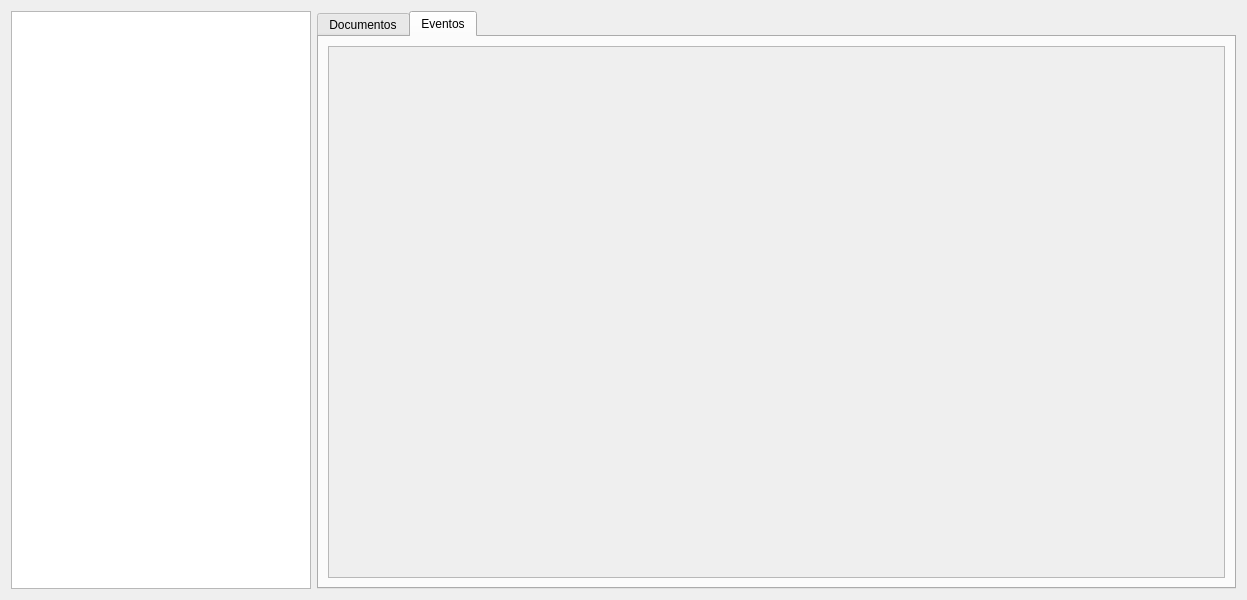
<?xml version="1.0" encoding="UTF-8"?>
<ui version="4.0">
 <class>Dialog</class>
 <widget class="QDialog" name="Dialog">
  <property name="geometry">
   <rect>
    <x>0</x>
    <y>0</y>
    <width>1247</width>
    <height>600</height>
   </rect>
  </property>
  <property name="minimumSize">
   <size>
    <width>1100</width>
    <height>0</height>
   </size>
  </property>
  <property name="windowTitle">
   <string>Timeline</string>
  </property>
  <layout class="QHBoxLayout" name="horizontalLayout_2">
   <item>
    <widget class="QListWidget" name="listWidget">
     <property name="minimumSize">
      <size>
       <width>300</width>
       <height>0</height>
      </size>
     </property>
     <property name="maximumSize">
      <size>
       <width>300</width>
       <height>16777215</height>
      </size>
     </property>
    </widget>
   </item>
   <item>
    <widget class="QTabWidget" name="tabWidget">
     <property name="layoutDirection">
      <enum>Qt::LeftToRight</enum>
     </property>
     <property name="currentIndex">
      <number>1</number>
     </property>
     <widget class="QWidget" name="documents">
      <attribute name="title">
       <string>Documentos</string>
      </attribute>
      <layout class="QHBoxLayout" name="horizontalLayout">
       <item>
        <widget class="QScrollArea" name="scrollAreaDocs">
         <property name="widgetResizable">
          <bool>true</bool>
         </property>
         <widget class="QWidget" name="scrollAreaWidgetContents_2">
          <property name="geometry">
           <rect>
            <x>0</x>
            <y>0</y>
            <width>888</width>
            <height>525</height>
           </rect>
          </property>
         </widget>
        </widget>
       </item>
      </layout>
     </widget>
     <widget class="QWidget" name="events">
      <attribute name="title">
       <string>Eventos</string>
      </attribute>
      <layout class="QHBoxLayout" name="horizontalLayout_3">
       <item>
        <widget class="QScrollArea" name="scrollAreaEvents">
         <property name="widgetResizable">
          <bool>true</bool>
         </property>
         <widget class="QWidget" name="scrollAreaWidgetContents_3">
          <property name="geometry">
           <rect>
            <x>0</x>
            <y>0</y>
            <width>888</width>
            <height>525</height>
           </rect>
          </property>
         </widget>
        </widget>
       </item>
      </layout>
     </widget>
    </widget>
   </item>
  </layout>
 </widget>
 <tabstops>
  <tabstop>listWidget</tabstop>
  <tabstop>tabWidget</tabstop>
 </tabstops>
 <resources/>
 <connections/>
</ui>
